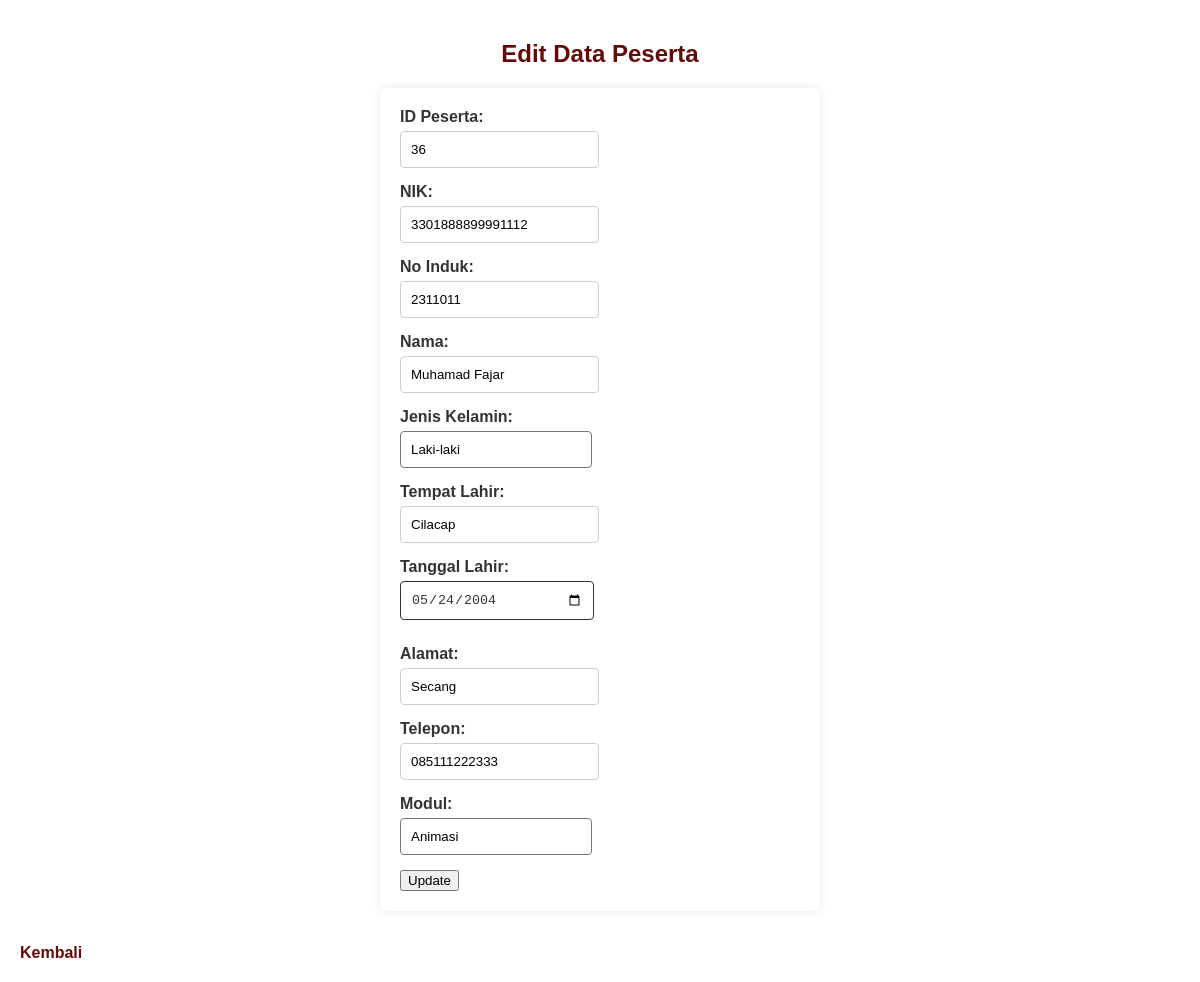
Page /HALAMAN_LOGIN/form_edit.php?id=36 on the committed database.
### tables this page shows
CREATE TABLE `data_peserta` (
  `id_peserta` int(100) NOT NULL,
  `nik_peserta` varchar(100) NOT NULL,
  `no_induk_peserta` int(100) NOT NULL,
  `nama` varchar(100) NOT NULL,
  `jenis_kelamin` varchar(100) NOT NULL,
  `tempat_lahir` varchar(100) NOT NULL,
  `tanggal_lahir` date NOT NULL,
  `alamat` varchar(100) NOT NULL,
  `no_telp` varchar(100) NOT NULL,
  `modul_pelatihan` enum('Pemrograman','Desain Grafis','Animasi') NOT NULL
);

### HALAMAN_LOGIN/form_edit.php (the view, shortened to what this page needs)
<?php
include "koneksi_data.php";
if (isset($_GET['id'])) {
    $id = $_GET['id'];
    $sql = "SELECT * FROM data_peserta WHERE id_peserta='$id'";
    $result = $koneksi->query($sql);
    $row = $result->fetch_assoc();
} else {
    die("ID tidak ditemukan.");
}
?>
<!DOCTYPE html>
<html lang="en">
<head>
</head>
</head>
<body>
    <h2>Edit Data Peserta</h2>
    <form method="post">
        <label for="id_peserta">ID Peserta:</label>
        <input type="text" name="id_peserta" value="<?php echo htmlspecialchars($row['id_peserta']); ?>" required>
        <label for="nik_peserta">NIK:</label>
        <input type="text" name="nik_peserta" value="<?php echo $row['nik_peserta']; ?>" required>
        <label for="no_induk_peserta">No Induk:</label>
        <input type="text" name="no_induk_peserta" value="<?php echo $row['no_induk_peserta']; ?>" required>
        <label for="nama">Nama:</label>
        <input type="text" name="nama" value="<?php echo $row['nama']; ?>" required>
        <label for="jenis_kelamin">Jenis Kelamin:</label>
        <select name="jenis_kelamin" id="jenis_kelamin" required>
            <option value="Laki-Laki" <?php echo ($row['jenis_kelamin'] == 'Laki-Laki') ? 'selected' : ''; ?>>Laki-laki
            </option>
        </select>
        <label for="tempat_lahir">Tempat Lahir:</label>
        <input type="text" name="tempat_lahir" value="<?php echo $row['tempat_lahir']; ?>" required>
        <label for="tanggal_lahir">Tanggal Lahir:</label>
        <input type="date" name="tanggal_lahir" value="<?php echo htmlspecialchars($row['tanggal_lahir']); ?>" required>
        <label for="alamat">Alamat:</label>
        <input type="text" name="alamat" value="<?php echo $row['alamat']; ?>" required>
        <label for="no_telp">Telepon:</label>
        <input type="text" name="no_telp" value="<?php echo $row['no_telp']; ?>" required>
        <label for="modul_pelatihan">Modul:</label>
        <select name="modul_pelatihan" required>
            <option value="Animasi" <?php echo ($row['modul_pelatihan'] == 'Animasi') ? 'selected' : ''; ?>>Animasi
            </option>
        </select>
        <br>
        <input type="submit" value="Update">
    </form>
    <br>
    <a href="data_peserta.php">Kembali</a>
</body>
</html>

### HALAMAN_LOGIN/form_edit.php (style rules this page uses)
body { font-family: arial, sans-serif; background-color: #ffffff; color: #333; margin: 0; padding: 20px; align-items: center; flex-direction: column; }
h2 { color: #630909; text-align: center; }
form { background: #fff; padding: 20px; border-radius: 5px; box-shadow: 0 0 10px rgba(0, 0, 0, 0.1); max-width: 400px; margin: auto; }
label { display: block; margin-bottom: 8px; font-weight: bold; color: #333; }
input[type="text"] { width: calc(100%-20px); padding: 10px; margin-bottom: 15px; border: 1px solid #ccc; border-radius: 4px; }
label { display: block; margin-bottom: 5px; font-weight: bold; color: #333; }
input[type="date"] { width: 43%; padding: 10px; margin-bottom: 25px; border: 1px solid; border-radius: 4px; background-color: #ffffff; color: #333; }
select { width: calc(48%); padding: 10px; margin-bottom: 15px; border-radius: 4px; background-color: #ffffff; appearance: none; background-repeat: no-repeat; background-position: right 10px center; background-size: 12px; }
select option { padding: 10px; background-color: #ffffff; color: #333; }
a { display: inline-block; margin-top: 15px; text-decoration: none; color: #630909; font-weight: bold; }

### rows in the picture
data_peserta: id_peserta "36", nik_peserta "3301888899991112", no_induk_peserta "2311011", nama "Muhamad Fajar", jenis_kelamin "Laki-laki", tempat_lahir "Cilacap", tanggal_lahir "05/24/2004", alamat "Secang", no_telp "085111222333", modul_pelatihan "Animasi"
